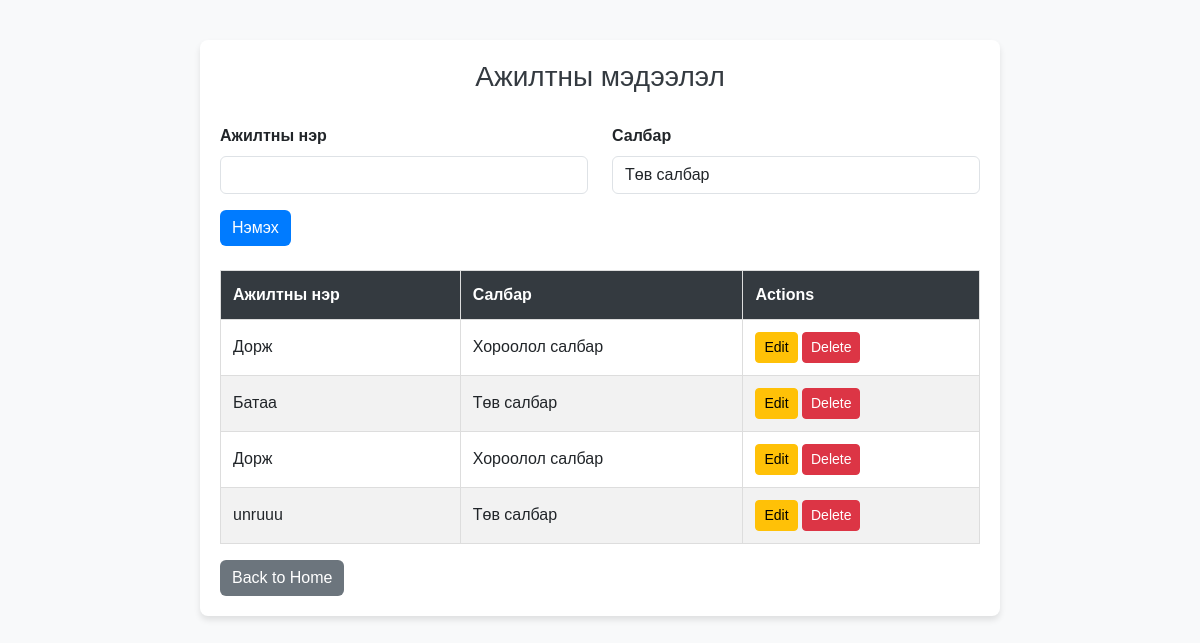
/worker, run on an earlier commit of the app's database.
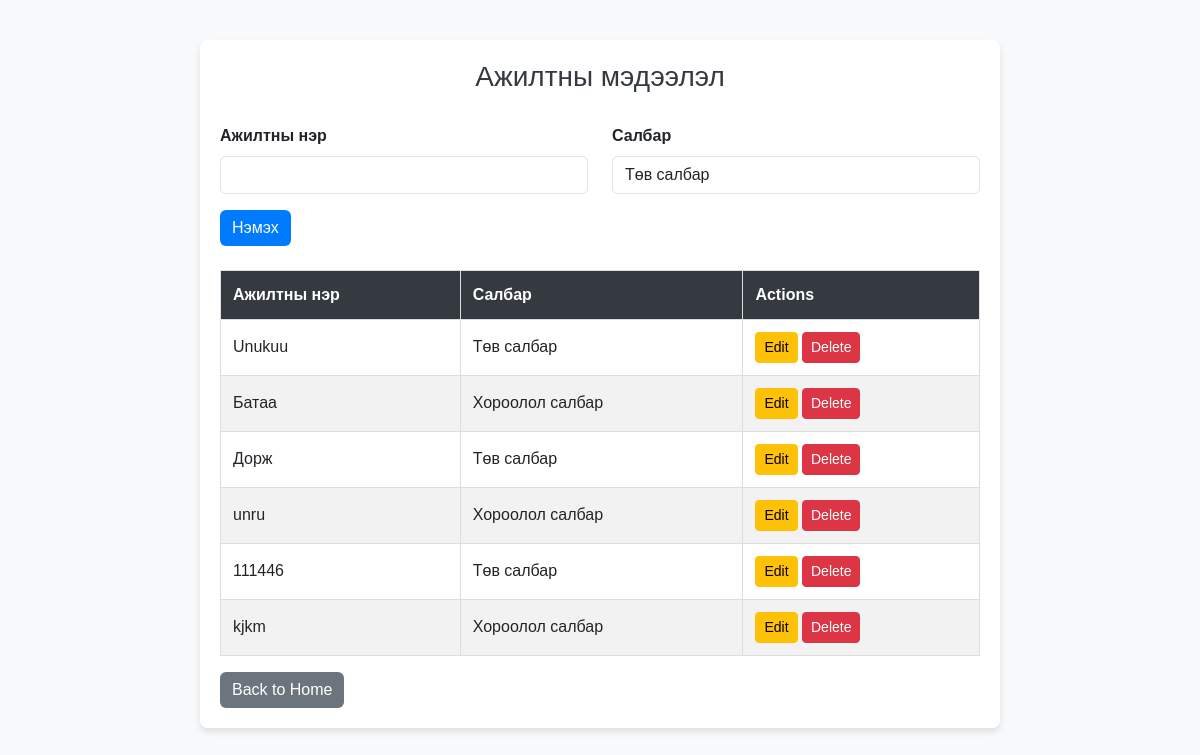
And on a later commit of the database.
### tables this page shows
CREATE TABLE Worker (
    id INTEGER PRIMARY KEY AUTOINCREMENT,
    wname TEXT NOT NULL,
    bid INTEGER,
    FOREIGN KEY (bid) REFERENCES Branch (id)
);

CREATE TABLE Branch (
    id INTEGER PRIMARY KEY AUTOINCREMENT,
    bname TEXT NOT NULL
);

### lab11/app.py (the view)
@app.route('/worker', methods=['GET', 'POST'])
def worker_list():
    conn = sqlite3.connect("Employee.db")
    conn.row_factory = sqlite3.Row
    cursor = conn.cursor()
    if request.method == 'POST':
        worker_name = request.form['worker_name']
        branch_id = request.form['branch_id']
        cursor.execute("INSERT INTO Worker (wname, bid) VALUES (?, ?)", (worker_name, branch_id))
        conn.commit()
        return redirect(url_for('worker_list'))
    cursor.execute("""
        SELECT Worker.id, Worker.wname, Branch.bname
        FROM Worker
        LEFT JOIN Branch ON Worker.bid = Branch.id
    """)
    workers = cursor.fetchall()
    cursor.execute("SELECT * FROM Branch")
    branches = cursor.fetchall()
    conn.close()
    return render_template("worker_view.html", workers=workers, branches=branches)

### lab11/templates/worker_view.html (shortened to what this page needs)
<!DOCTYPE html>
<html lang="en">
<head>
    <link href="https://cdn.jsdelivr.net/npm/bootstrap@5.3.0/dist/css/bootstrap.min.css" rel="stylesheet">
</head>
<body>
    <div class="content">
        <h3>Ажилтны мэдээлэл</h3>
        <form method="POST" action="{{ url_for('worker_list') }}" class="mb-4">
            <div class="row mb-3">
                <div class="col-md-6">
                    <label for="worker_name" class="form-label">Ажилтны нэр</label>
                    <input type="text" class="form-control" id="worker_name" name="worker_name" required>
                </div>
                <div class="col-md-6">
                    <label for="branch_id" class="form-label">Салбар</label>
                    <select class="form-control" id="branch_id" name="branch_id" required>
                        {% for branch in branches %}
                            <option value="{{ branch.id }}">{{ branch.bname }}</option>
                        {% endfor %}
                    </select>
                </div>
            </div>
            <button type="submit" class="btn btn-primary">Нэмэх</button>
        </form>
        <table>
            <thead>
                <tr>
                    <th>Ажилтны нэр</th>
                    <th>Салбар</th>
                    <th>Actions</th>
                </tr>
            </thead>
            <tbody>
                {% if workers %}
                    {% for worker in workers %}
                        <tr>
                            <td>{{ worker.wname }}</td>
                            <td>{{ worker.bname }}</td>
                            <td>
                                <a href="{{ url_for('edit_worker', id=worker.id) }}" class="btn btn-warning btn-sm">Edit</a>
                                <a href="{{ url_for('delete_worker', id=worker.id) }}" class="btn btn-danger btn-sm" onclick="return confirm('Are you sure you want to delete this worker?');">Delete</a>
                            </td>
                        </tr>
                    {% endfor %}
                {% else %}
                    <tr>
                        <td colspan="3" class="text-center">No workers found!</td>
                    </tr>
                {% endif %}
            </tbody>
        </table>
        <a href="{{ url_for('index') }}" class="btn btn-secondary mt-3">Back to Home</a>
    </div>
</body>
</html>

### lab11/templates/worker_view.html (style rules this page uses)
body { font-family: 'Arial', sans-serif; background-color: #f8f9fa; color: #212529; }
.content { margin: 40px auto; padding: 20px; max-width: 800px; background-color: #fff; border-radius: 8px; box-shadow: 0 4px 6px rgba(0, 0, 0, 0.1); }
h3 { text-align: center; color: #343a40; margin-bottom: 30px; }
.form-label { font-weight: 600; }
.btn-primary { background-color: #007bff; border: none; }
.btn-secondary { background-color: #6c757d; border: none; }
table { width: 100%; border-collapse: collapse; margin-top: 20px; }
table thead { background-color: #343a40; color: #fff; }
table th, table td { padding: 12px; text-align: left; border: 1px solid #ddd; }
table tbody tr:nth-child(even) { background-color: #f2f2f2; }

What changed in the data, as far as the page shows it:
removed Worker: wname "unruuu", bname "Төв салбар"
changed Worker: wname "Дорж" → "Unukuu"; bname "Хороолол салбар" → "Төв салбар"
changed Worker "Батаа": bname "Төв салбар" → "Хороолол салбар"
changed Worker "Дорж": bname "Хороолол салбар" → "Төв салбар"
added Worker: wname "unru", bname "Хороолол салбар"
added Worker: wname "111446", bname "Төв салбар"
added Worker: wname "kjkm", bname "Хороолол салбар"
